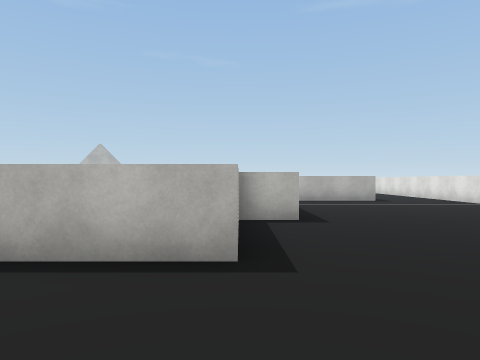
View 1 (above)

24 first-person views from a walk through a Unity game level. The camera is 1.4 m above the floor, looks level and sees 70° across. The floor is counted in squares, 2 m on a side. Each view is taken from the middle of a square. On the plan, view 1 faces up. The plan holds only what a view shows up to about 11 squares ahead; the rest is blank. The place goes on beyond the plan. The player character is not drawn. Some animated figures are left out. Some surface patterns are stand-ins.

View 2
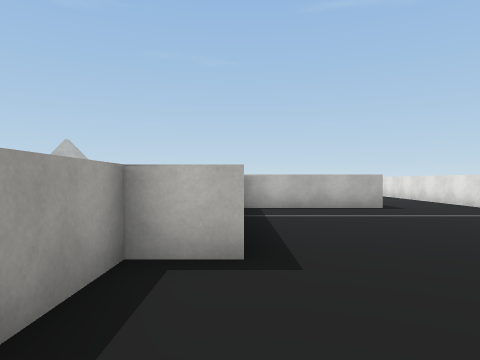

View 3
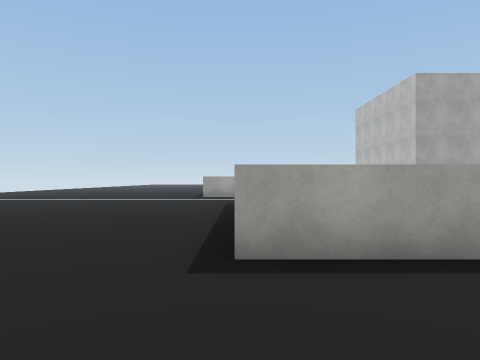

View 4
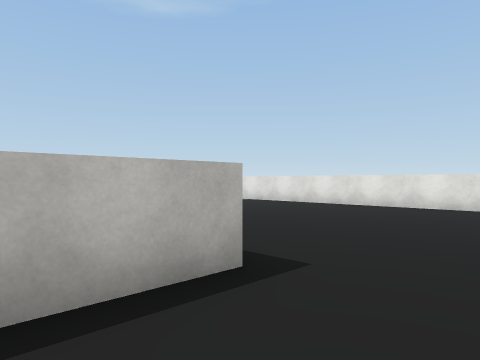

View 5
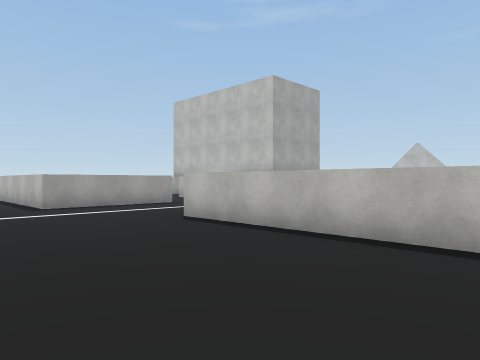

View 6
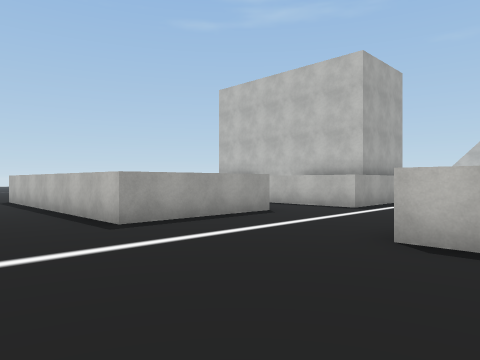

View 7
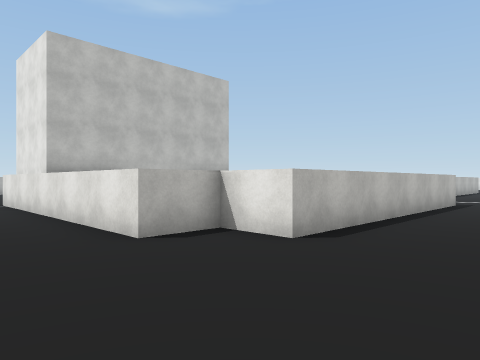

View 8
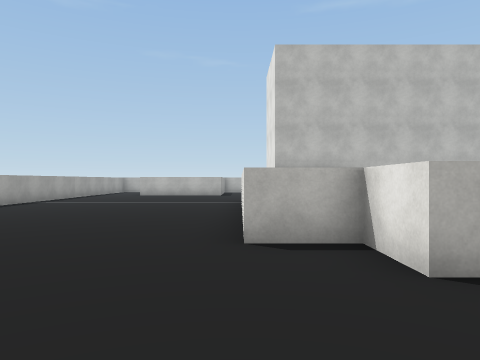

View 9
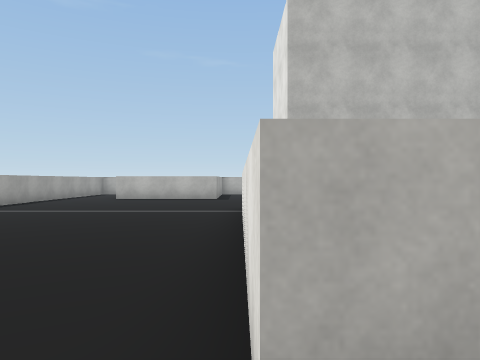

View 10
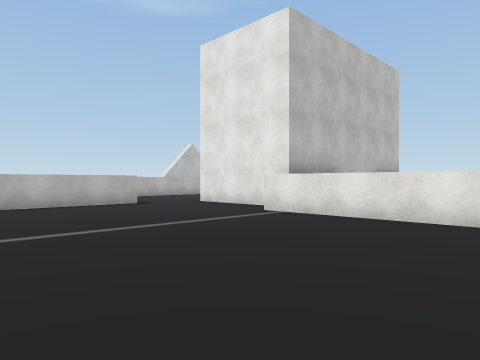

View 11
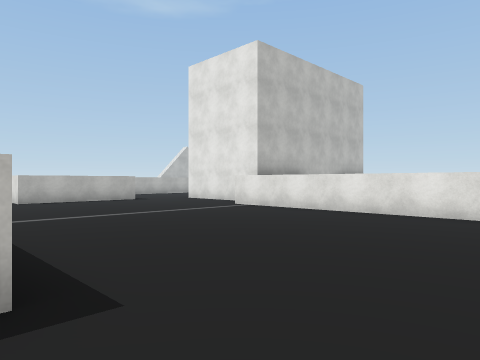

View 12
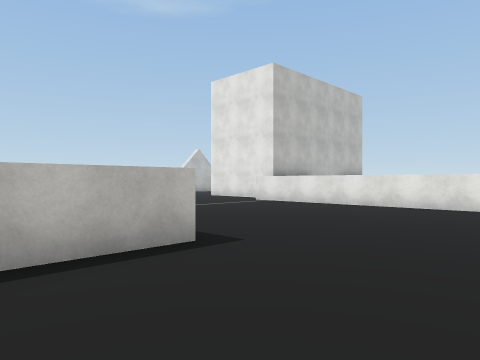

View 13
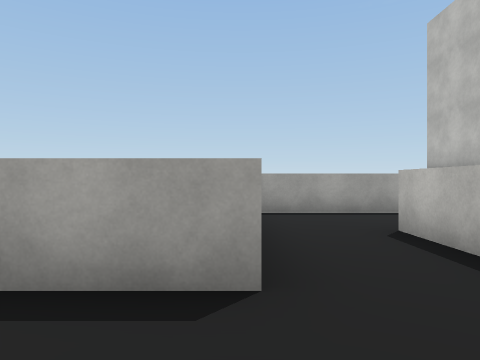

View 14
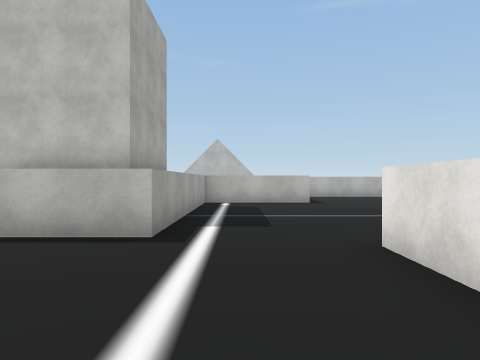

View 15
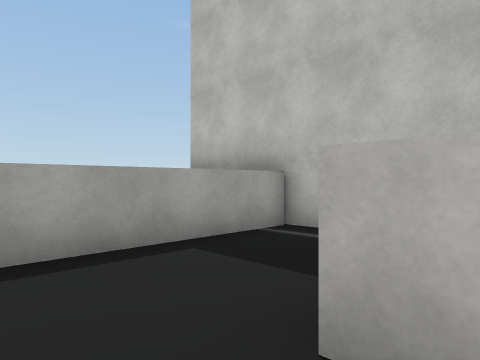

View 16
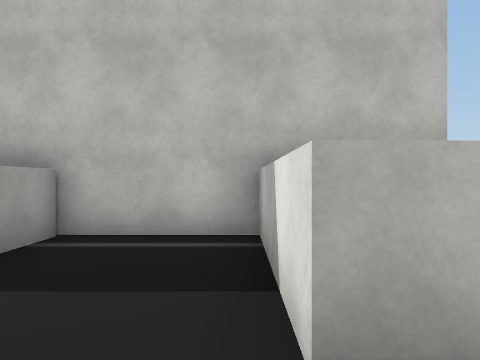

View 17
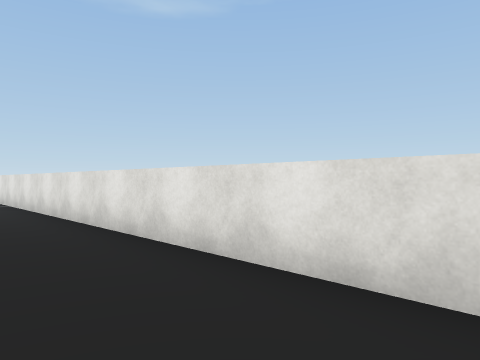

View 18
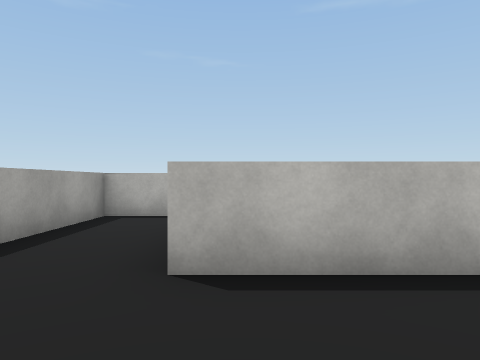

View 19
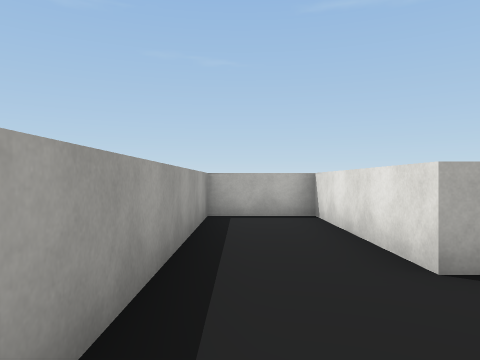

View 20
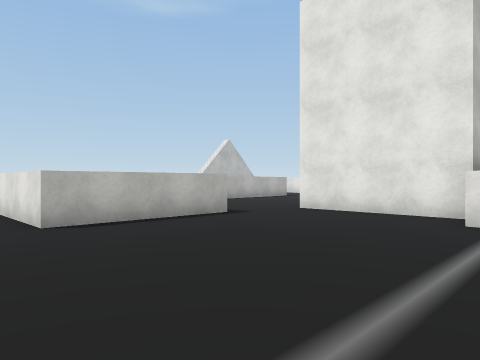

View 21
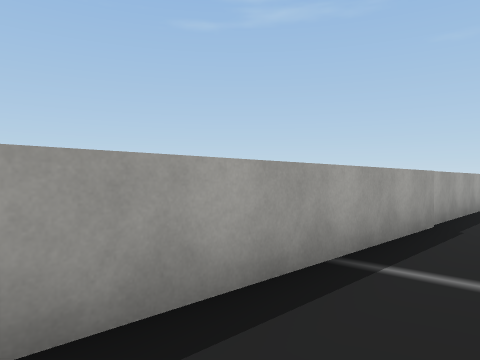

View 22
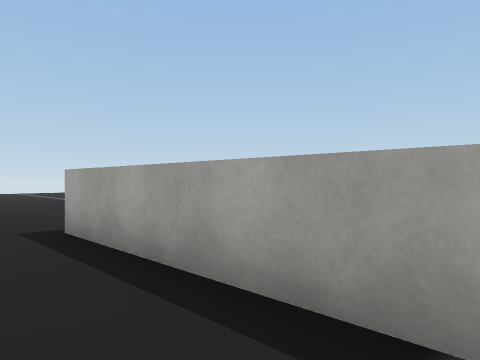

View 23
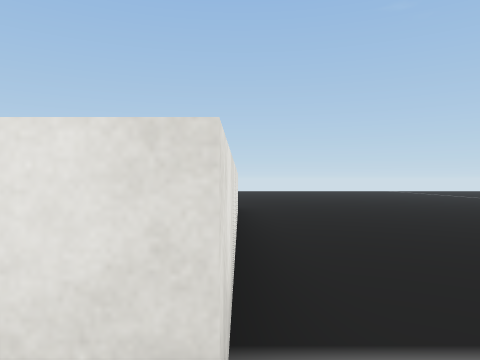

View 24
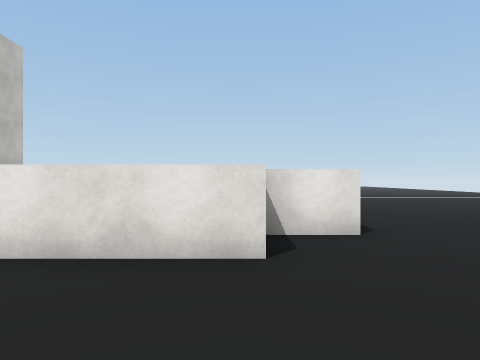

### Floor plan
Key: @ floor where view 1 was taken; # wall or solid block; . floor; ^ raised ledge.
Columns run from 29 left of view 1 to 7 right of it. Each row starts with its distance up from view 1.
 19   ^^^
 18   ^..^
 17   ^..^
 16   ^..^    ..
 15   ^..^^^^...
 14   ^........#       ^^^^..          .^
 13   ^........#       ^.....         ..^
 12   ^........#       ^.....     ^^^^..^
 11   ^........#####   ^....      ^.....^
 10   ^......^^ ^...^  ^....      ^.....^
  9   ^......^  ^...^  ^....      ^.....^
  8   ^......^  ^...^^^^...       ^.....^
  7   ^......^  ^..........       ^.....^
  6  ^^......^  ^.........^      ^^.....^
  5 .........^   ^^^^^....^      ^......^
  4 .........^       ^....       ^......^
  3 .........^^      ^....^^^^^^^^......^
  2 ...........^^^^^^^..................^
  1  ..............................   ..^
  0  ............................@    ..^
 -1  ..    ...........  ........      ..^

Where each view was taken, in squares from view 1:
view 1: 0 up, 0 right, facing up
view 2: 3 up, 1 right, facing up
view 3: 3 up, 3 right, facing left
view 4: 1 up, 2 left, facing up-right
view 5: 1 down, 2 left, facing up-left
view 6: 1 down, 6 left, facing up-left
view 7: 1 down, 22 left, facing up-right
view 8: 1 down, 20 left, facing up
view 9: 2 up, 20 left, facing up
view 10: 5 up, 26 left, facing up-right
view 11: 3 up, 27 left, facing up-right
view 12: 2 up, 29 left, facing up-right
view 13: 5 up, 9 left, facing left
view 14: 3 up, 9 left, facing up
view 15: 6 up, 13 left, facing up-left
view 16: 6 up, 14 left, facing up
view 17: 1 down, 5 right, facing up-right
view 18: 12 up, 24 left, facing up
view 19: 12 up, 26 left, facing up
view 20: 9 up, 26 left, facing up-right
view 21: 7 up, 25 left, facing up-left
view 22: 10 up, 25 left, facing down-left
view 23: 11 up, 20 left, facing down
view 24: 3 up, 23 left, facing right
